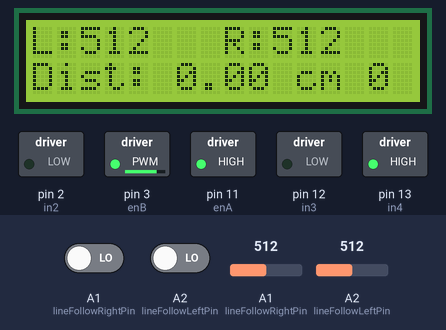
Bench run of a sketch on a simulated Arduino Uno, built with avr-gcc and run on an emulated ATmega328P. Parts: 16×2 character LCD, switched loads named in the sketch (green lamp = pin HIGH). The inputs (shaded band) are chosen by the test bench; at power-on: A1 (lineFollowRightPin) = 512, A2 (lineFollowLeftPin) = 512, A1 (lineFollowRightPin) LOW, A2 (lineFollowLeftPin) LOW. Pins used as bus, display or sensor lines are not drawn.

Above: at 1.2 s.
1.3 s: A1 (lineFollowRightPin) set to 491
At 2.5 s:
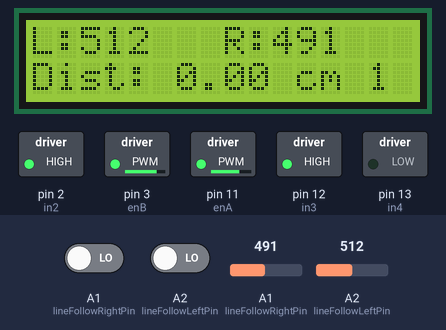
4.3 s: A2 (lineFollowLeftPin) set to 491
At 5.7 s:
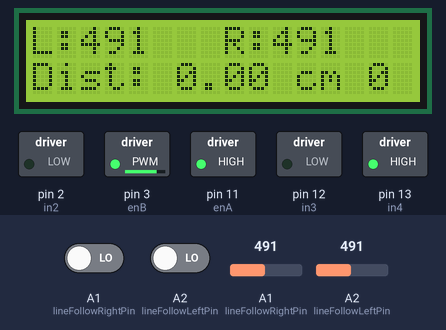
7.3 s: A1 (lineFollowRightPin) set to 1023
At 7.7 s:
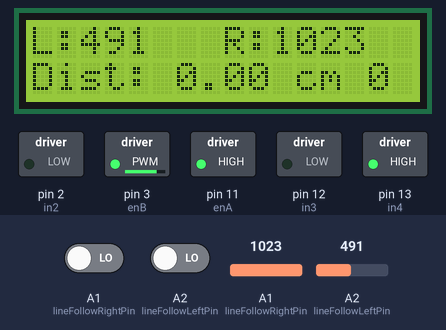
10.3 s: A1 (lineFollowRightPin) driven HIGH
At 10.9 s:
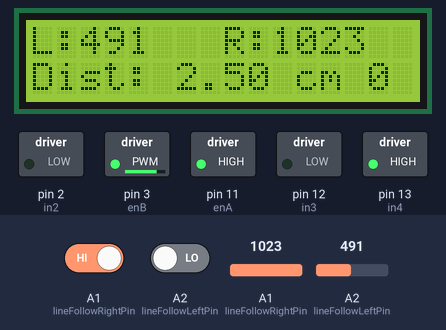
13.3 s: A2 (lineFollowLeftPin) set to 510
At 14.1 s:
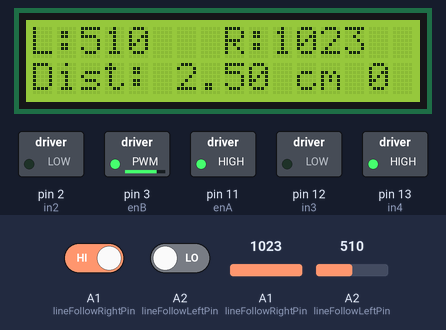
16.3 s: A1 (lineFollowRightPin) set to 900
At 17.2 s:
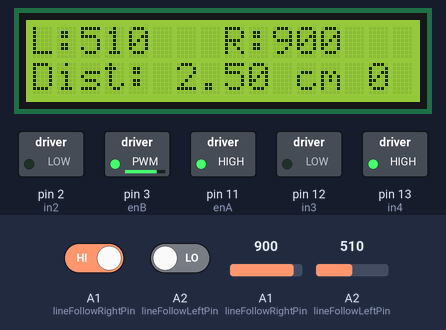
Timing chart, 0 to 19.3 s (numbered marks = the images above; inputs shaded):
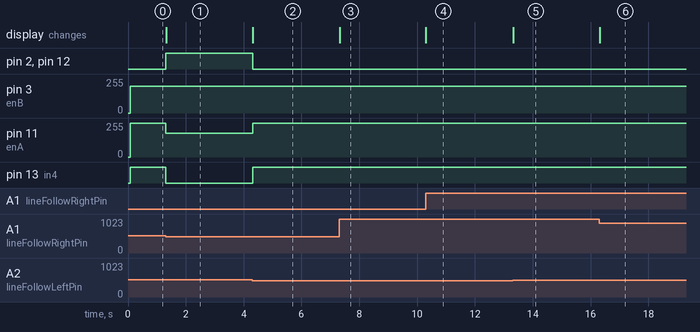

Measured:
- the behaviour switches between 500 and 499 on A1 (lineFollowRightPin) (found by bisection; images 0 and 1)
- the behaviour switches between 500 and 499 on A2 (lineFollowLeftPin) (found by bisection; images 1 and 2)
- after the input at 1.3 s, pin 2 (in2), pin 12 (in3): LOW → HIGH at once; pin 11 (enA): 255/255 → 180/255 at once; pin 13 (in4): HIGH → LOW at once; the display: changes at once (image 1)
- after the input at 4.3 s, pin 2 (in2), pin 12 (in3): HIGH → LOW at once; pin 11 (enA): 180/255 → 255/255 at once; pin 13 (in4): LOW → HIGH at once; the display: changes at once (image 2)
- after the input at 7.3 s, the display: changes at once (image 3)
- after the input at 10.3 s, the display: changes at once (image 4)
- after the input at 13.3 s, the display: changes at once (image 5)
- after the input at 16.3 s, the display: changes at once (image 6)

The sketch:

Line_following_2IR.ino
```cpp
#include <LiquidCrystal.h>

#define enA 11
#define in1 1
#define in2 2


#define enB 3
#define in3 12
#define in4 13


const int lineFollowRightPin = A1;
const int lineFollowLeftPin = A2;


const int encoderRightPin = A4;
const int encoderLeftPin = A5;

// --- Constants ---
#define FORWARD 1
#define BACKWARD 0
#define LEFTBLACKTHRES 300
#define LEFTWHITETHRES 700
#define RIGHTBLACKTHRES 500
#define RIGHTWHITETHRES 700


#define CM_PER_COUNT 5

// --- LCD Initialization ---
LiquidCrystal lcd(8, 9, 4, 5, 6, 7);

// --- Global Variables ---
int state = 0;
unsigned long lastMillis;

volatile unsigned long rightCount = 0;
volatile unsigned long leftCount = 0;
int stopCounter = 0;


void rotateMotorA(int speed, int direction) {
  speed = constrain(speed, 0, 255);
  analogWrite(enA, speed);
  if (direction == FORWARD) {
    digitalWrite(in1, LOW);
    digitalWrite(in2, HIGH);
  } else if (direction == BACKWARD) {
    digitalWrite(in1, HIGH);
    digitalWrite(in2, LOW);
  }
}

void rotateMotorB(int speed, int direction) {
  speed = constrain(speed, 0, 255);
  analogWrite(enB, speed);
  if (direction == FORWARD) {
    digitalWrite(in3, LOW);
    digitalWrite(in4, HIGH);
  } else if (direction == BACKWARD) {
    digitalWrite(in3, HIGH);
    digitalWrite(in4, LOW);
  }
}

void stopMotors() {
  analogWrite(enA, 0);
  analogWrite(enB, 0);
  digitalWrite(in1, LOW);
  digitalWrite(in2, LOW);
  digitalWrite(in3, LOW);
  digitalWrite(in4, LOW);
}

ISR(PCINT1_vect) {
  uint8_t portState = PINC;
  int rightState = (portState >> 1) & 1;
  int leftState = (portState >> 2) & 1;

  static int lastRightState = 0;
  static int lastLeftState = 0;

  if (rightState != lastRightState) {
    rightCount++;
  }
  if (leftState != lastLeftState) {
    leftCount++;
  }

  lastRightState = rightState;
  lastLeftState = leftState;
}

void setup() {
  // Initialize LCD
  lcd.begin(16, 2);
  lcd.clear();

  // Initialize motor pins
  pinMode(enA, OUTPUT);
  pinMode(in1, OUTPUT);
  pinMode(in2, OUTPUT);
  pinMode(enB, OUTPUT);
  pinMode(in3, OUTPUT);
  pinMode(in4, OUTPUT);
  // Initialize IR sensor pins
  pinMode(lineFollowRightPin, INPUT);
  pinMode(lineFollowLeftPin, INPUT);
  pinMode(encoderRightPin, INPUT);
  pinMode(encoderLeftPin, INPUT);

  PCICR |= (1 << PCIE1);
  PCMSK1 |= (1 << PCINT9) | (1 << PCINT10);
  // Initialize motors in stopped state
  stopMotors();

  // Initialize serial for debugging
  Serial.begin(115200);
  lastMillis = millis();
}

void loop() {
  lcd.clear();

  int leftVal = analogRead(lineFollowLeftPin);
  int rightVal = analogRead(lineFollowRightPin);
  if (leftVal < 430 && rightVal < 430) {


    float avgCounts = (leftCount + rightCount) / 2.0;
    float distance = avgCounts * CM_PER_COUNT;

    unsigned long currentMillis = millis();
    unsigned long milliseconds = (currentMillis - lastMillis) % 1000;
    unsigned long seconds = (currentMillis - lastMillis) / 1000;
    char formattedTime[8];
    sprintf(formattedTime, "%02ld:%03ld", seconds, milliseconds);

    lcd.clear();
    lcd.setCursor(0, 0);
    lcd.print("Time: ");
    lcd.setCursor(6,0);
    lcd.print(formattedTime);
    lcd.setCursor(0, 1);
    lcd.print("Dist: ");
    lcd.print(distance);
    lcd.print(" cm");


    stopCounter++;

    if (stopCounter > 5) {
      while (1) {
        stopMotors();
      }
    }
  } else {
    stopCounter = 0;
  }
  // Display line sensor values
  lcd.setCursor(0, 0);
  lcd.print("L:");
  lcd.print(leftVal);
  lcd.setCursor(8, 0);
  lcd.print("R:");
  lcd.print(rightVal);


  if (state == 0) {
    rotateMotorA(255, BACKWARD);
    rotateMotorB(200, FORWARD);  // left
  } else {
    rotateMotorA(180, FORWARD);
    rotateMotorB(200 , BACKWARD);//right
  }

  if (leftVal < 500 ){
    state = 0;
  } else if (rightVal < 500) {
    state = 1;
  }

  // Calculate average counts from both encoders
  float avgCounts = (leftCount + rightCount) / 2.0;

  // Convert counts to distance
  float distance = avgCounts * CM_PER_COUNT;

  // Display the distance on the LCD
  lcd.setCursor(0, 1);
  lcd.print("Dist: ");
  lcd.print(distance);
  lcd.print(" cm");
  lcd.setCursor(14, 1);
  lcd.print(state);
}
```
